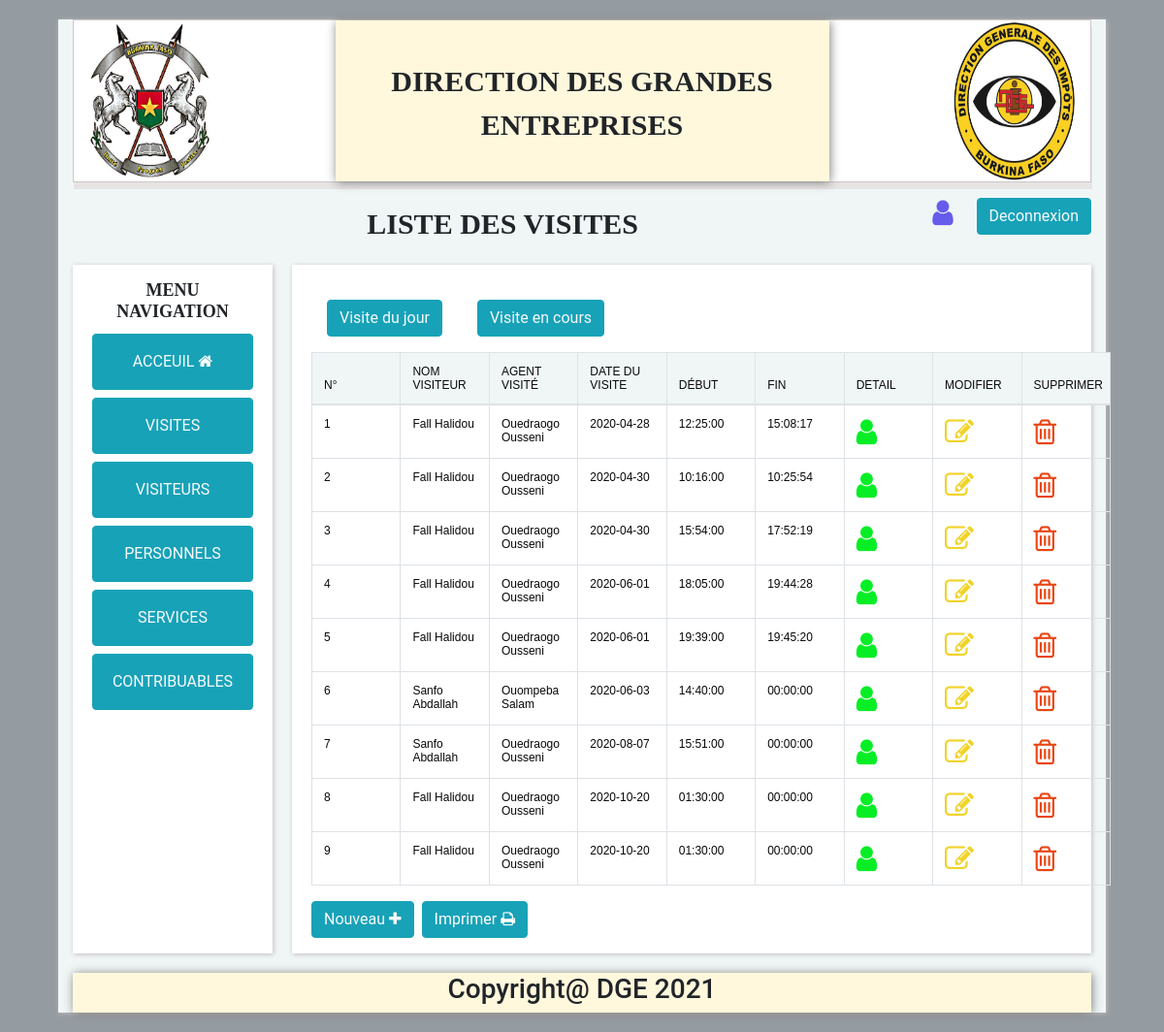
Screenshot of /view/visite/list.php with the database file from the repository.
### tables this page shows
CREATE TABLE `visite` (
  `idVisites` int(11) NOT NULL,
  `Idservice` int(11) NOT NULL,
  `MllePersonnel` varchar(254) DEFAULT NULL,
  `numCnib` varchar(254) DEFAULT NULL,
  `DateVisite` date DEFAULT NULL,
  `DebutVisites` time DEFAULT NULL,
  `FinVisites` time DEFAULT '00:00:00',
  `TypeVisites` varchar(254) DEFAULT NULL,
  `ObsVisites` varchar(254) DEFAULT NULL
);

CREATE TABLE `visiteurs` (
  `numCnib` varchar(254) NOT NULL,
  `numIfu` varchar(254) DEFAULT NULL,
  `NomVisiteurs` varchar(254) DEFAULT NULL,
  `PrenomVisiteurs` varchar(254) DEFAULT NULL,
  `TelVisiteurs` int(11) DEFAULT NULL,
  `PhotoVisiteur` varchar(254) DEFAULT NULL
);

CREATE TABLE `personnel` (
  `MllePersonnel` varchar(254) NOT NULL,
  `IdService` int(11) NOT NULL,
  `NomPersonnel` varchar(254) DEFAULT NULL,
  `PrenomPersonnel` varchar(254) DEFAULT NULL,
  `Emploie` varchar(254) DEFAULT NULL,
  `Categorie` varchar(254) DEFAULT NULL
);

### class/VisiteManager.class.php (called while the page is built, shortened)
<?php
class VisiteManager
{
  private $_db;
   public function __construct($db)
   {
       $this->_db=$db;
   }
   public function liste()
   {
     $visite=[];
     $sql=$this->_db->query("SELECT * FROM visite");
     $rows=$sql->fetchAll();
     foreach ($rows as $row) {
     $visite[]=new Visite($row);
     }
     return $visite;
   }
}

### class/VisiteurManager.class.php (called while the page is built, shortened)
<?php
class VisiteurManager
{
  private $_db;
   public function __construct($db)
   {
       $this->_db=$db;
   }
   public function get($numCnib)
   {
     $sql=$this->_db->prepare("SELECT * FROM visiteurs WHERE numCnib=?");
     $sql->execute(array($numCnib));
     $row=$sql->fetch();
     $visi=new Visiteur($row);
     return $visi;
   }
}

### class/Visiteur.class.php (called while the page is built, shortened)
<?php
class Visiteur
{
  public function __get($propriete)
  {
       if(property_exists($this,$propriete)){
       return $this->$propriete;
    }
  }
}

### class/PersonnelManager.class.php (called while the page is built, shortened)
<?php
class PersonnelManager
{
  private $_db;
   public function __construct($db)
   {
       $this->_db=$db;
   }
   public function get($MllePersonnel)
   {
     $sql=$this->_db->prepare("SELECT * FROM personnel WHERE MllePersonnel=?");
     $sql->execute(array($MllePersonnel));
     $row=$sql->fetch();
     $pers=new Personnel($row);
     return $pers;
   }
}

### class/Personnel.class.php (called while the page is built, shortened)
<?php
class Personnel
{
  public function __get($propriete)
  {
       if(property_exists($this,$propriete)){
       return $this->$propriete;
    }
  }
}

### class/Visite.class.php (called while the page is built, shortened)
<?php
class Visite
{
  public function __get($propriete)
  {
       if(property_exists($this,$propriete)){
       return $this->$propriete;
    }
  }
}

### class/Compte.class.php (called while the page is built, shortened)
<?php
class Compte
{
   public static function adm($toverif){
    $action="";
return $action;
}
    public static function cons($toverif){
        $action="";
    return $action;
    }
}

### view/visite/list.php (the view, shortened to what this page needs)
<?php
$user = $_SESSION["user"];
$bd = bd();
function refractor($id)
{
  $db = bd();
  $direct = new VisiteurManager($db);
  $get = $direct->get($id);
  return $get->NomVisiteurs . " " . $get->PrenomVisiteurs;
}
function refractoragent($id)
{
  $db = bd();
  $direct = new PersonnelManager($db);
  $get = $direct->get($id);
  return $get->NomPersonnel . " " . $get->PrenomPersonnel;
}
$visitManag = new VisiteManager($bd);
$list = $visitManag->liste();
?>
<?php
include('../../include/head.php');
?>
<!DOCTYPE html>
<html lang="fr">
<body>
  <div class="container" id="container">
    <?php
    include('../../include/header.php');
    ?>
    <div class="mt-3 pull-right d-flex ignore">
      <i class="fa fa-user mr-3 user ignore"> <span class="ml-2"> <?= $user["statut"]; ?> </span> </i>
      <button class="btn btn-info ignore"> <a class="text-light" href="../../index.php"> Deconnexion </a> </button>
    </div>
    <div class="bienvenu">LISTE DES VISITES</div>
    <div class="global-content">
      <div class="contenu ignore">
        <?php
        include('../../include/aside.php');
        ?>
      </div>
      <div class="cache">
        <div class="c-table">
          <button type="button" class="btn btn-info m-3 ignore"> <a class="text-light" href="visitJour.php"> Visite du jour </a> </button>
          <button type="button" class="btn btn-info m-3 ignore"> <a class="text-light" href="visitCours.php"> Visite en cours </a> </button>
          <table class="table table-bordered">
            <thead>
              <tr id="ligne">
                <th scope="col">N°</th>
                <th scope="col">Nom Visiteur</th>
                <th scope="col">Agent Visité</th>
                <th scope="col">Date du visite</th>
                <th scope="col">Début</th>
                <th scope="col">Fin</th>
                <th class="ignore" scope="col">Detail</th>
                <th class="ignore" scope="col">Modifier</th>
                <th class="ignore" scope="col">Supprimer</th>
              </tr>
            </thead>
            <tbody id="tbody">
              <tr>
                <?php
                foreach ($list as $key => $value) {
                ?>
              <tr>
                <td><?= $key + 1 ?></td>
                <td><?= refractor($value->numCnib) ?></td>
                <td><?= refractoragent($value->MllePersonnel) ?></td>
                <td><?= $value->DateVisite ?></td>
                <td><?= $value->DebutVisites ?></td>
                <td><?= $value->FinVisites ?></td>
                <td class="ignore"><a href="detail.php?idVisites=<?= $value->idVisites ?>" type="button"> <i class="fa fa-user log3"></i> </a></td>
                <td class="ignore"><a <?= Compte::cons($user["statut"]) ?> href="edit.php?idVisites=<?= $value->idVisites ?>" type="button"> <i class="fa fa-edit log"></i> </a></td>
                <td class="ignore"><a <?= Compte::cons($user["statut"]) ?> <?= Compte::adm($user["statut"]) ?> href="list.php?idVisites=<?= $value->idVisites ?>" type="button"> <i class="fa fa-trash-o log2"></i> </a></td>
              </tr>
            <?php
                }
            ?>
            </tr>
            </tbody>
          </table>
          <button <?= Compte::cons($user["statut"]) ?> type="button" class="btn btn-info pull-left mb-3"> <a class="text-light" href="new.php"> Nouveau <i class="fa fa-plus"></i> </a> </button>
          <button id="print" <?= Compte::cons($user["statut"]) ?> type="button" class="ml-2 btn btn-info pull-left mb-3 ignore"> Imprimer <i class="fa fa-print"></i> </button>
        </div>
      </div>
    </div>
    <?php
    include('../../include/footer.php');
    ?>
  </div>
</body>
</html>

### rows the page displays
visite: numCnib.PrenomVisiteurs "Fall Halidou", MllePersonnel.PrenomPersonnel "Ouedraogo Ousseni", DateVisite "2020-04-28", DebutVisites "12:25:00", FinVisites "15:08:17"
visite: numCnib "Fall Halidou", MllePersonnel "Ouedraogo Ousseni", DateVisite "2020-04-30", DebutVisites "10:16:00", FinVisites "10:25:54"
visite: numCnib "Fall Halidou", MllePersonnel "Ouedraogo Ousseni", DateVisite "2020-04-30", DebutVisites "15:54:00", FinVisites "17:52:19"
visite: numCnib "Fall Halidou", MllePersonnel "Ouedraogo Ousseni", DateVisite "2020-06-01", DebutVisites "18:05:00", FinVisites "19:44:28"
visite: numCnib "Fall Halidou", MllePersonnel "Ouedraogo Ousseni", DateVisite "2020-06-01", DebutVisites "19:39:00", FinVisites "19:45:20"
visite: numCnib.PrenomVisiteurs "Sanfo Abdallah", MllePersonnel.PrenomPersonnel "Ouompeba Salam", DateVisite "2020-06-03", DebutVisites "14:40:00", FinVisites "00:00:00"
visite: numCnib "Sanfo Abdallah", MllePersonnel "Ouedraogo Ousseni", DateVisite "2020-08-07", DebutVisites "15:51:00", FinVisites "00:00:00"
visite: numCnib "Fall Halidou", MllePersonnel "Ouedraogo Ousseni", DateVisite "2020-10-20", DebutVisites "01:30:00", FinVisites "00:00:00"
visite: numCnib "Fall Halidou", MllePersonnel "Ouedraogo Ousseni", DateVisite "2020-10-20", DebutVisites "01:30:00", FinVisites "00:00:00"
